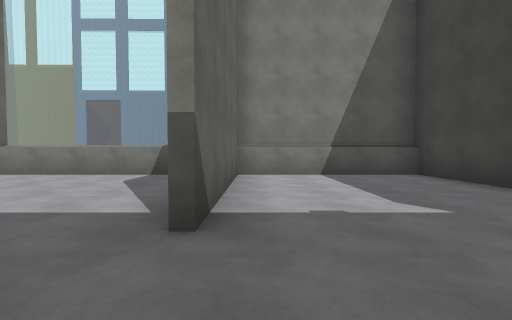
View 1 (above)

24 first-person views from a walk through a Unity game level. The camera is 1.2 m above the floor, tilts 2° down and sees 85° across. The floor is counted in squares, 2 m on a side. Each view is taken from the middle of a square. On the plan, view 1 faces up. The plan holds only what a view shows up to about 9 squares ahead; the rest is blank. The place goes on beyond the plan. The player is left out.

View 2
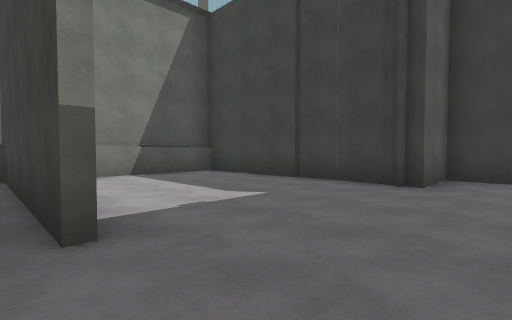

View 3
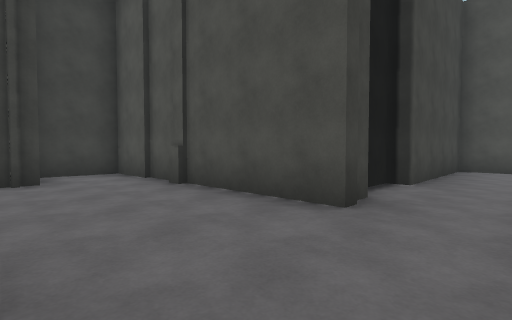

View 4
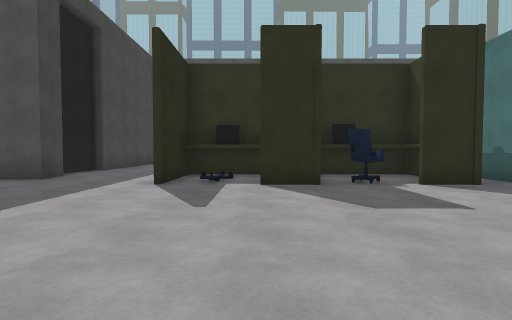

View 5
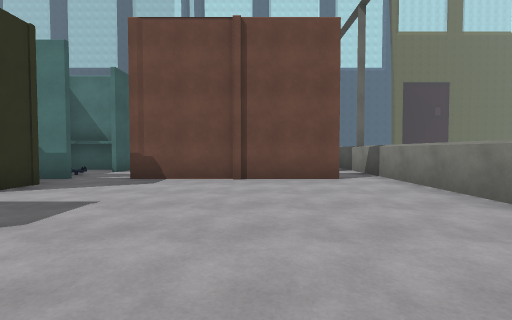

View 6
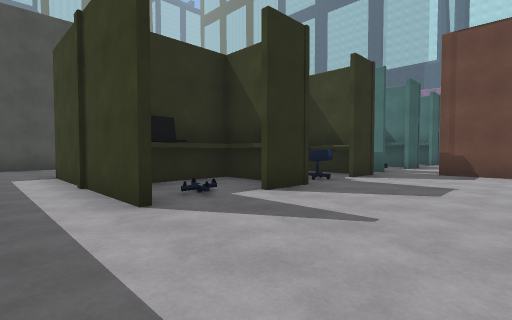

View 7
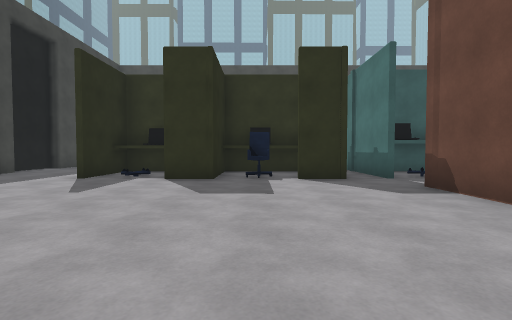

View 8
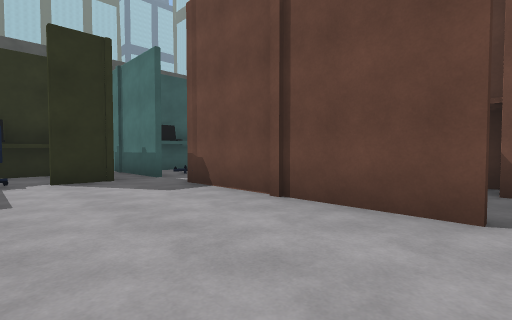

View 9
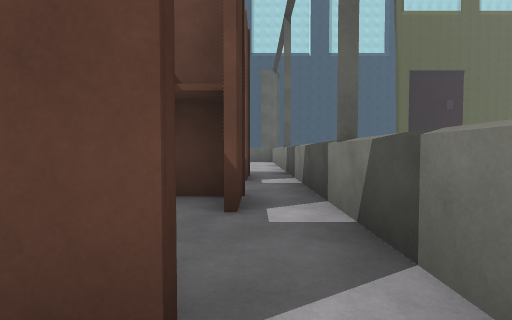

View 10
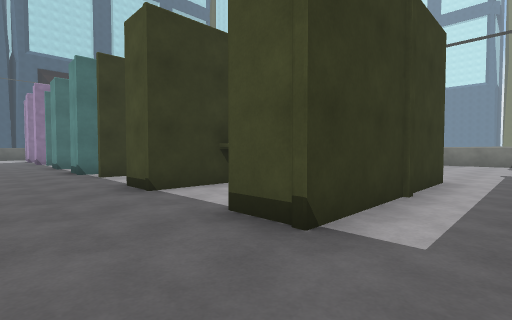

View 11
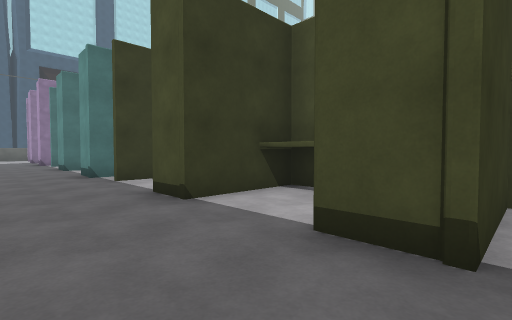

View 12
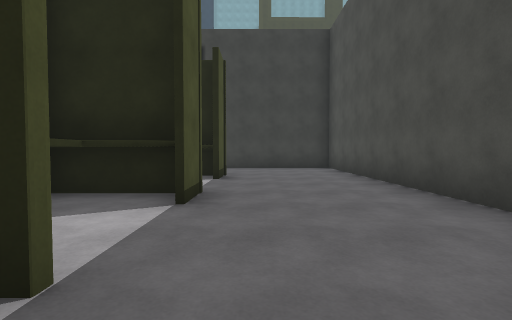

View 13
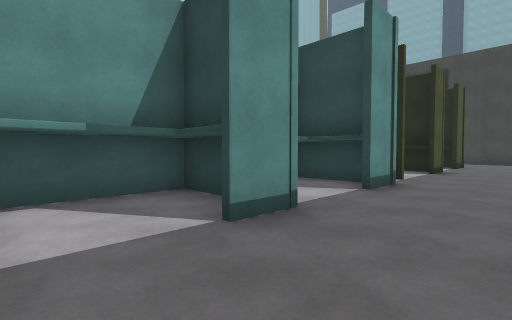

View 14
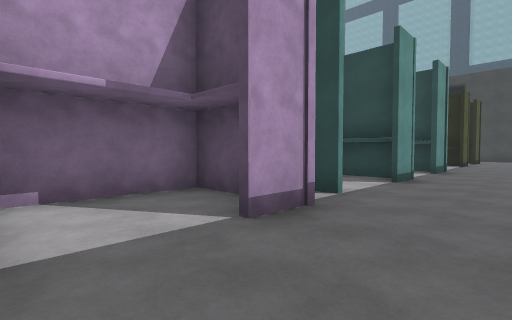

View 15
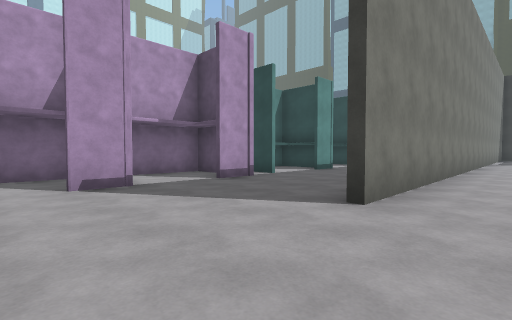

View 16
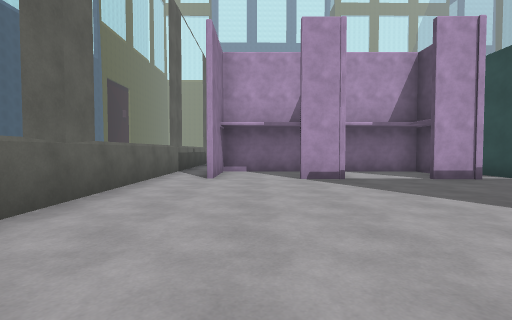

View 17
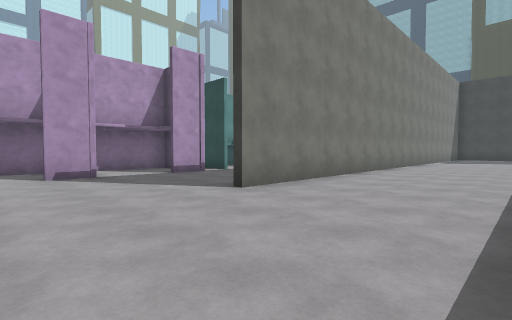

View 18
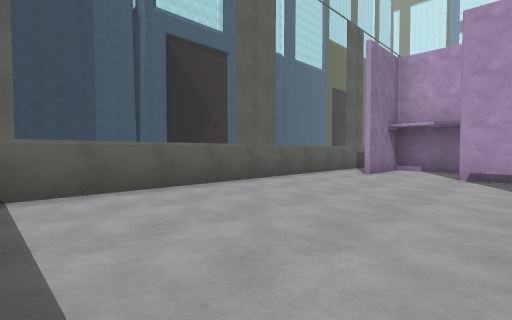

View 19
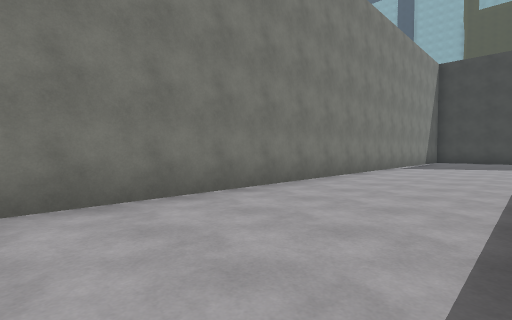

View 20
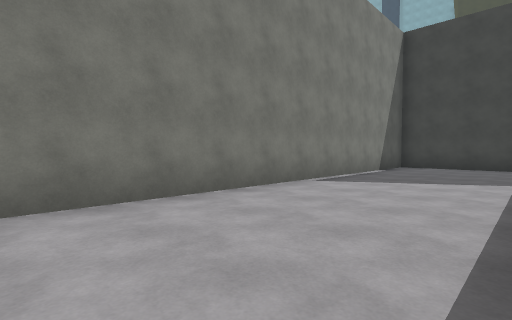

View 21
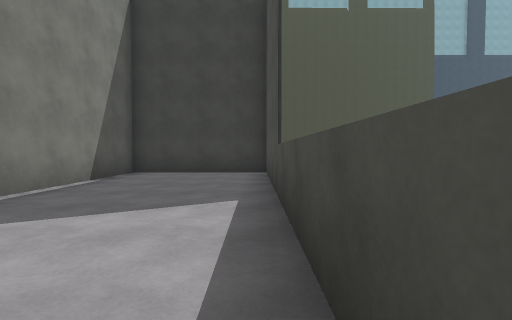

View 22
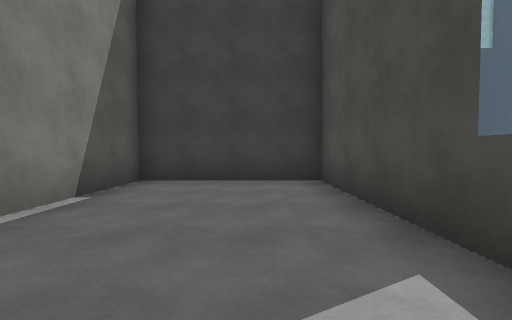

View 23
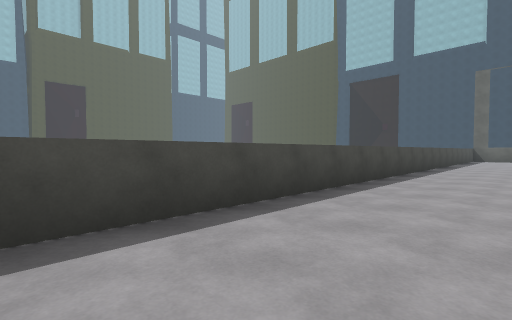

View 24
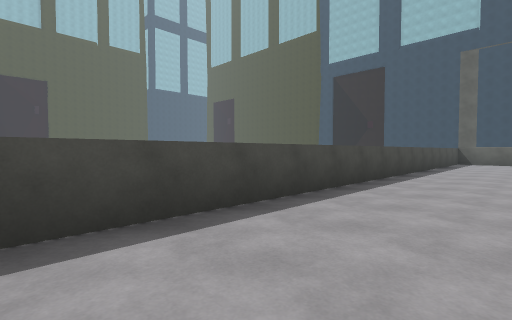

### Floor plan
Ten units are one square. View 1 is at (0, 0); x grows to the right and y downward. Boxes are objects, and circles mark ways between rooms. Rooms are numbered by the first view taken in them; rooms with no view inside come last. Other rooms are left out.
<svg viewBox="-237 -76 298 194">
<path fill="none" stroke="#000" d="M-5 16 -5 7 56 7 56 -12 40 -12 40 -71 -4 -71 -4 -20M24 5 29 5M-32 -1 -32 42 -43 42M-1 32 -1 19M40 -68 -4 -68M-44 75 -5 75 -5 32M-61 -2 -50 -2M-68 -2 -69 5M-54 2 -54 11 -44 11M-74 0 -70 -1M-71 5 -68 4M-60 8 -60 20M-90 -2 -79 -2M-39 11 -32 11M-98 -58 -98 -14M-61 20 -44 20M-36 20 -33 20 -33 -1M-5 -20 -5 -71M-6 -68 -141 -68M-126 -59 -126 -49M-74 3 -68 1M-133 41 -133 29 -150 29M-127 39 -127 21M-126 38 -126 42 -136 42M-155 41 -155 31M-98 42 -105 42 -105 29 -110 29M-165 44 -165 21 -189 21M-163 42 -174 42M-99 40 -99 22M-191 42 -201 42M-195 113 -5 113 -5 77 -181 77M-196 21 -219 21 -219 41M-232 45 -232 109M-50 29 -61 29M-33 44 -33 36M-74 75 -44 75M-60 20 -60 42 -70 42M-88 32 -88 41M-67 40 -67 29 -72 29M-98 20 -98 42M-61 42 -61 20M-82 0 -82 11 -61 11M-88 2 -88 20 -74 20M-98 -1 -98 20M-61 20 -61 -2"/>
<rect x="-75" y="15" width="10" height="10" fill="#bbb"><title>computer</title></rect>
<circle cx="-12" cy="-5" r="3" fill="#2a7"/>
<circle cx="-40" cy="55" r="3" fill="#2a7"/>
<circle cx="-85" cy="0" r="3" fill="#2a7"/>
<circle cx="-65" cy="55" r="3" fill="#2a7"/>
<circle cx="-80" cy="40" r="3" fill="#2a7"/>
<text x="0" y="0">1</text>
<text x="-60" y="-30">2</text>
<text x="-130" y="80">3</text>
<text x="-60" y="50">4</text>
<text x="-80" y="30">5</text>
<text x="-80" y="10">6</text>
</svg>
Room 1 opens to room 2. Room 1 opens to room 4. Room 2 opens to room 6. Room 3 opens to room 4. Room 3 opens to room 5.

Where each view was taken, in squares from view 1:
view 1: 0 up, 0 right, facing up
view 2: 0 up, 1 left, facing up-right
view 3: 2 up, 2 left, facing down-right
view 4: 5 up, 5 left, facing down
view 5: 4 up, 4 left, facing left
view 6: 3 up, 2 left, facing down-left
view 7: 6 up, 7 left, facing down
view 8: 6 up, 7 left, facing down-left
view 9: 6 up, 9 left, facing left
view 10: 6 down, 2 left, facing up-left
view 11: 6 down, 3 left, facing up-left
view 12: 5 down, 10 left, facing right
view 13: 6 down, 15 left, facing up-right
view 14: 6 down, 19 left, facing up-right
view 15: 9 down, 21 left, facing up-right
view 16: 10 down, 21 left, facing up
view 17: 11 down, 21 left, facing up-right
view 18: 11 down, 19 left, facing up-left
view 19: 11 down, 16 left, facing up-right
view 20: 11 down, 11 left, facing up-right
view 21: 11 down, 8 left, facing right
view 22: 10 down, 6 left, facing right
view 23: 9 down, 5 left, facing down-left
view 24: 9 down, 9 left, facing down-left
